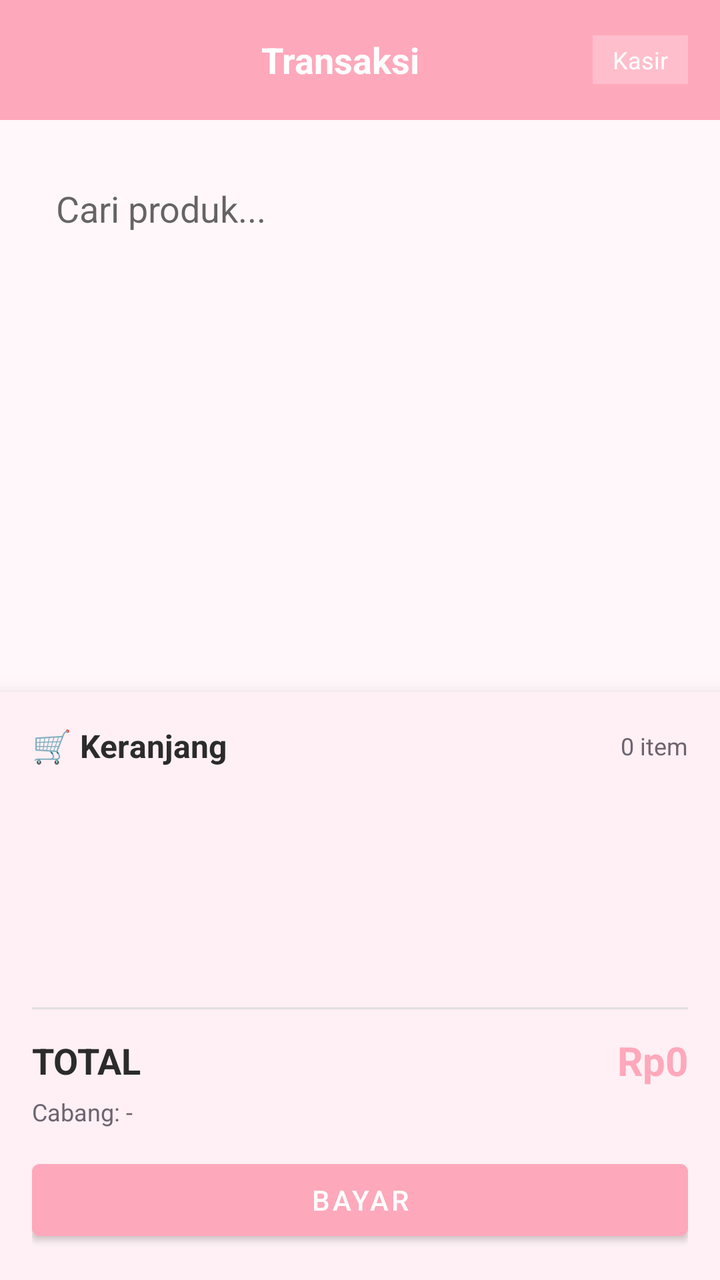
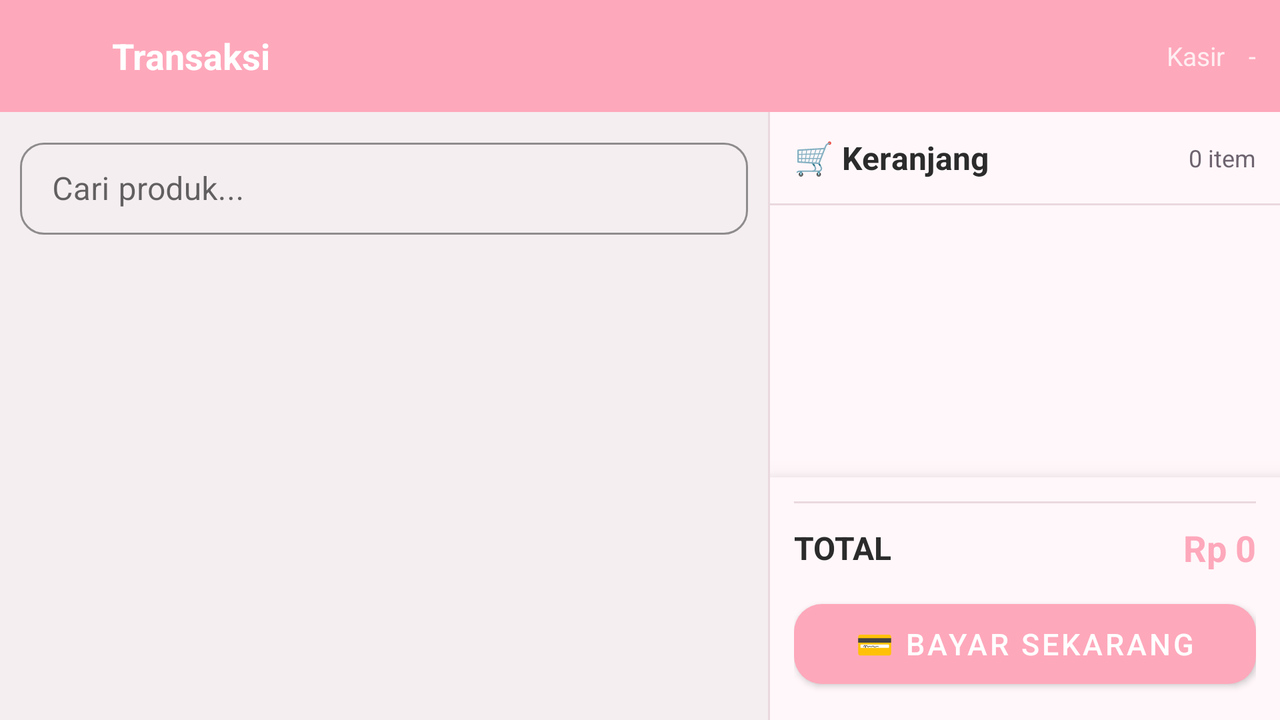

Two renders of one Android screen. The first uses the default layout on a phone; the second uses the alternative layout the repository ships for a different screen configuration, on a matching device. The two XML files are below.
<!-- AndroidManifest.xml: application theme Theme.SelarasPOS -->
<!-- res/layout/activity_transaksi.xml -->
<?xml version="1.0" encoding="utf-8"?>
<LinearLayout xmlns:android="http://schemas.android.com/apk/res/android"
    xmlns:app="http://schemas.android.com/apk/res-auto"
    android:layout_width="match_parent"
    android:layout_height="match_parent"
    android:orientation="vertical"
    android:background="@color/surface">

    
    <LinearLayout
        android:layout_width="match_parent"
        android:layout_height="60dp"
        android:background="@color/primary"
        android:orientation="horizontal"
        android:paddingHorizontal="16dp"
        android:gravity="center_vertical">

        <ImageView
            android:id="@+id/btnKembali"
            android:layout_width="28dp"
            android:layout_height="28dp"
            android:src="@drawable/ic_back"
            android:tint="@color/white" />

        <TextView
            android:layout_width="0dp"
            android:layout_height="wrap_content"
            android:layout_weight="1"
            android:text="Transaksi"
            android:textSize="18sp"
            android:textStyle="bold"
            android:textColor="@color/white"
            android:gravity="center" />

        <TextView
            android:id="@+id/tvNamaKasir"
            android:layout_width="wrap_content"
            android:layout_height="wrap_content"
            android:text="Kasir"
            android:textSize="12sp"
            android:textColor="@color/white"
            android:background="#40FFFFFF"
            android:paddingHorizontal="10dp"
            android:paddingVertical="4dp"
            android:gravity="center" />

    </LinearLayout>

    
    <HorizontalScrollView
        android:layout_width="match_parent"
        android:layout_height="wrap_content"
        android:layout_marginTop="8dp"
        android:layout_marginBottom="4dp"
        android:scrollbars="none">

        <com.google.android.material.chip.ChipGroup
            android:id="@+id/chipGroupKategori"
            android:layout_width="wrap_content"
            android:layout_height="wrap_content"
            android:paddingHorizontal="12dp"
            android:paddingVertical="4dp" />

    </HorizontalScrollView>

    
    <EditText
        android:id="@+id/etSearchTrx"
        android:layout_width="match_parent"
        android:layout_height="wrap_content"
        android:hint="Cari produk..."
        android:padding="12dp"
        android:layout_marginHorizontal="16dp"
        android:layout_marginBottom="8dp"
        android:background="@drawable/bg_search" />

    
    <androidx.recyclerview.widget.RecyclerView
        android:id="@+id/rvProdukTrx"
        android:layout_width="match_parent"
        android:layout_height="0dp"
        android:layout_weight="1"
        android:paddingHorizontal="8dp"
        android:clipToPadding="false" />

    
    <LinearLayout
        android:layout_width="match_parent"
        android:layout_height="wrap_content"
        android:orientation="vertical"
        android:background="@color/surface_variant"
        android:elevation="10dp"
        android:padding="16dp">

        <LinearLayout
            android:layout_width="match_parent"
            android:layout_height="wrap_content"
            android:orientation="horizontal"
            android:gravity="center_vertical">

            <TextView
                android:layout_width="0dp"
                android:layout_height="wrap_content"
                android:layout_weight="1"
                android:text="🛒 Keranjang"
                android:textSize="16sp"
                android:textStyle="bold"
                android:textColor="@color/text_primary" />

            <TextView
                android:id="@+id/tvJumlahItem"
                android:layout_width="wrap_content"
                android:layout_height="wrap_content"
                android:text="0 item"
                android:textSize="12sp"
                android:textColor="@color/text_secondary" />

        </LinearLayout>

        <androidx.recyclerview.widget.RecyclerView
            android:id="@+id/rvKeranjang"
            android:layout_width="match_parent"
            android:layout_height="100dp"
            android:layout_marginTop="8dp"
            android:nestedScrollingEnabled="true" />

        <View
            android:layout_width="match_parent"
            android:layout_height="1dp"
            android:background="#E0E0E0"
            android:layout_marginVertical="12dp" />

        <LinearLayout
            android:layout_width="match_parent"
            android:layout_height="wrap_content"
            android:orientation="horizontal"
            android:gravity="center_vertical">

            <TextView
                android:layout_width="0dp"
                android:layout_height="wrap_content"
                android:layout_weight="1"
                android:text="TOTAL"
                android:textSize="18sp"
                android:textStyle="bold"
                android:textColor="@color/text_primary" />

            <TextView
                android:id="@+id/tvTotalKeranjang"
                android:layout_width="wrap_content"
                android:layout_height="wrap_content"
                android:text="Rp0"
                android:textSize="20sp"
                android:textStyle="bold"
                android:textColor="@color/primary" />

        </LinearLayout>

        <TextView
            android:id="@+id/tvCabangTrx"
            android:layout_width="match_parent"
            android:layout_height="wrap_content"
            android:text="Cabang: -"
            android:textSize="12sp"
            android:textColor="@color/text_secondary"
            android:layout_marginTop="4dp" />

        <Button
            android:id="@+id/btnBayar"
            android:layout_width="match_parent"
            android:layout_height="48dp"
            android:text="BAYAR"
            android:textSize="14sp"
            android:textColor="@color/white"
            android:backgroundTint="@color/primary"
            android:layout_marginTop="12dp" />

    </LinearLayout>

</LinearLayout>
<!-- resources referenced by this layout -->
<resources>
  <color name="primary">#FEA8BB</color>
  <color name="surface">#FFF7FA</color>
  <color name="surface_variant">#FEF0F4</color>
  <color name="text_primary">#2B2B2B</color>
  <color name="text_secondary">#6E6470</color>
  <color name="white">#FFFFFF</color>
  <style name="Theme.SelarasPOS" parent="Theme.MaterialComponents.Light.NoActionBar">
          
          <item name="colorPrimary">@color/primary</item>
          <item name="colorPrimaryDark">@color/primary_dark</item>
          <item name="android:colorBackground">@color/background</item>
          <item name="android:textColorPrimary">@color/text_primary</item>
      </style>
  <color name="primary_dark">#E78FA5</color>
  <color name="background">#E9DCE3</color>
</resources>
<!-- res/layout-land/activity_transaksi.xml (the repository's variant of the layout above) -->
<!-- drawn on the phone turned sideways -->
<?xml version="1.0" encoding="utf-8"?>
<androidx.constraintlayout.widget.ConstraintLayout
    xmlns:android="http://schemas.android.com/apk/res/android"
    xmlns:app="http://schemas.android.com/apk/res-auto"
    android:layout_width="match_parent"
    android:layout_height="match_parent"
    android:background="@color/background_light">

    
    <LinearLayout
        android:id="@+id/toolbarTrx"
        android:layout_width="0dp"
        android:layout_height="56dp"
        android:orientation="horizontal"
        android:background="@color/primary"
        android:gravity="center_vertical"
        android:paddingHorizontal="12dp"
        app:layout_constraintTop_toTopOf="parent"
        app:layout_constraintStart_toStartOf="parent"
        app:layout_constraintEnd_toEndOf="parent">

        <ImageButton
            android:id="@+id/btnKembali"
            android:layout_width="36dp"
            android:layout_height="36dp"
            android:src="@drawable/ic_back"
            android:background="?attr/selectableItemBackgroundBorderless"
            app:tint="@color/text_on_primary" />

        <TextView
            android:layout_width="0dp"
            android:layout_height="wrap_content"
            android:layout_weight="1"
            android:text="Transaksi"
            android:textSize="18sp"
            android:textStyle="bold"
            android:textColor="@color/text_on_primary"
            android:layout_marginStart="8dp" />

        <TextView
            android:id="@+id/tvNamaKasir"
            android:layout_width="wrap_content"
            android:layout_height="wrap_content"
            android:text="Kasir"
            android:textSize="13sp"
            android:textColor="#CCFFFFFF" />

        <TextView
            android:id="@+id/tvCabangTrx"
            android:layout_width="wrap_content"
            android:layout_height="wrap_content"
            android:text="-"
            android:textSize="13sp"
            android:textColor="#CCFFFFFF"
            android:layout_marginStart="12dp" />
    </LinearLayout>

    
    <LinearLayout
        android:id="@+id/layoutKiriTrx"
        android:layout_width="0dp"
        android:layout_height="0dp"
        android:orientation="vertical"
        android:background="@color/background_light"
        app:layout_constraintTop_toBottomOf="@id/toolbarTrx"
        app:layout_constraintBottom_toBottomOf="parent"
        app:layout_constraintStart_toStartOf="parent"
        app:layout_constraintEnd_toStartOf="@id/dividerTrx"
        app:layout_constraintWidth_percent="0.60">

        
        <com.google.android.material.textfield.TextInputLayout
            android:id="@+id/tilSearchTrx"
            style="@style/Widget.MaterialComponents.TextInputLayout.OutlinedBox"
            android:layout_width="match_parent"
            android:layout_height="wrap_content"
            android:layout_marginHorizontal="10dp"
            android:layout_marginTop="10dp"
            android:hint="Cari produk..."
            app:boxCornerRadiusTopStart="12dp"
            app:boxCornerRadiusTopEnd="12dp"
            app:boxCornerRadiusBottomStart="12dp"
            app:boxCornerRadiusBottomEnd="12dp"
            app:boxStrokeColor="@color/primary"
            app:hintTextColor="@color/primary">

            <com.google.android.material.textfield.TextInputEditText
                android:id="@+id/etSearchTrx"
                android:layout_width="match_parent"
                android:layout_height="46dp"
                android:textColor="@color/text_primary" />
        </com.google.android.material.textfield.TextInputLayout>

        
        <HorizontalScrollView
            android:layout_width="match_parent"
            android:layout_height="wrap_content"
            android:scrollbars="none"
            android:layout_marginTop="8dp"
            android:paddingHorizontal="10dp">

            <com.google.android.material.chip.ChipGroup
                android:id="@+id/chipGroupKategori"
                android:layout_width="wrap_content"
                android:layout_height="wrap_content"
                app:singleSelection="true"
                app:chipSpacing="8dp" />
        </HorizontalScrollView>

        
        <TextView
            android:id="@+id/tvEmptyProdukTrx"
            android:layout_width="match_parent"
            android:layout_height="wrap_content"
            android:text="Tidak ada produk"
            android:textSize="14sp"
            android:textColor="@color/text_secondary"
            android:gravity="center"
            android:layout_marginTop="40dp"
            android:visibility="gone" />

        <androidx.recyclerview.widget.RecyclerView
            android:id="@+id/rvProdukTrx"
            android:layout_width="match_parent"
            android:layout_height="0dp"
            android:layout_weight="1"
            android:layout_marginTop="8dp"
            android:paddingHorizontal="6dp"
            android:paddingBottom="8dp"
            android:clipToPadding="false" />
    </LinearLayout>

    
    <View
        android:id="@+id/dividerTrx"
        android:layout_width="1dp"
        android:layout_height="0dp"
        android:background="@color/divider"
        app:layout_constraintTop_toBottomOf="@id/toolbarTrx"
        app:layout_constraintBottom_toBottomOf="parent"
        app:layout_constraintStart_toEndOf="@id/layoutKiriTrx"
        app:layout_constraintEnd_toStartOf="@id/layoutKananTrx" />

    
    <LinearLayout
        android:id="@+id/layoutKananTrx"
        android:layout_width="0dp"
        android:layout_height="0dp"
        android:orientation="vertical"
        android:background="@color/surface"
        app:layout_constraintTop_toBottomOf="@id/toolbarTrx"
        app:layout_constraintBottom_toBottomOf="parent"
        app:layout_constraintEnd_toEndOf="parent"
        app:layout_constraintStart_toEndOf="@id/dividerTrx">

        
        <LinearLayout
            android:layout_width="match_parent"
            android:layout_height="wrap_content"
            android:orientation="horizontal"
            android:padding="12dp"
            android:background="@color/surface"
            android:gravity="center_vertical">

            <TextView
                android:layout_width="0dp"
                android:layout_height="wrap_content"
                android:layout_weight="1"
                android:text="🛒 Keranjang"
                android:textSize="16sp"
                android:textStyle="bold"
                android:textColor="@color/text_primary" />

            <TextView
                android:id="@+id/tvJumlahItem"
                android:layout_width="wrap_content"
                android:layout_height="wrap_content"
                android:text="0 item"
                android:textSize="12sp"
                android:textColor="@color/text_secondary" />
        </LinearLayout>

        <View
            android:layout_width="match_parent"
            android:layout_height="1dp"
            android:background="@color/divider" />

        
        <androidx.recyclerview.widget.RecyclerView
            android:id="@+id/rvKeranjang"
            android:layout_width="match_parent"
            android:layout_height="0dp"
            android:layout_weight="1" />

        
        <LinearLayout
            android:layout_width="match_parent"
            android:layout_height="wrap_content"
            android:orientation="vertical"
            android:padding="12dp"
            android:background="@color/surface"
            android:elevation="8dp">

            <View
                android:layout_width="match_parent"
                android:layout_height="1dp"
                android:background="@color/divider"
                android:layout_marginBottom="10dp" />

            <LinearLayout
                android:layout_width="match_parent"
                android:layout_height="wrap_content"
                android:orientation="horizontal"
                android:gravity="center_vertical">

                <TextView
                    android:layout_width="0dp"
                    android:layout_height="wrap_content"
                    android:layout_weight="1"
                    android:text="TOTAL"
                    android:textSize="16sp"
                    android:textStyle="bold"
                    android:textColor="@color/text_primary" />

                <TextView
                    android:id="@+id/tvTotalKeranjang"
                    android:layout_width="wrap_content"
                    android:layout_height="wrap_content"
                    android:text="Rp 0"
                    android:textSize="18sp"
                    android:textStyle="bold"
                    android:textColor="@color/primary" />
            </LinearLayout>

            <com.google.android.material.button.MaterialButton
                android:id="@+id/btnBayar"
                android:layout_width="match_parent"
                android:layout_height="52dp"
                android:text="💳 BAYAR SEKARANG"
                android:textSize="15sp"
                android:textColor="@color/text_on_primary"
                android:layout_marginTop="10dp"
                app:backgroundTint="@color/primary"
                app:cornerRadius="14dp" />
        </LinearLayout>
    </LinearLayout>

</androidx.constraintlayout.widget.ConstraintLayout>
<!-- resources referenced by the variant -->
<!-- as the phone turned sideways resolves them -->
<resources>
  <color name="background_light">#F4EEF1</color>
  <color name="divider">#EAD8DF</color>
  <color name="primary">#FEA8BB</color>
  <color name="surface">#FFF7FA</color>
  <color name="text_on_primary">#FFFFFF</color>
  <color name="text_primary">#2B2B2B</color>
  <color name="text_secondary">#6E6470</color>
  <style name="Theme.SelarasPOS" parent="Theme.MaterialComponents.Light.NoActionBar">
          
          <item name="colorPrimary">@color/primary</item>
          <item name="colorPrimaryDark">@color/primary_dark</item>
          <item name="android:colorBackground">@color/background</item>
          <item name="android:textColorPrimary">@color/text_primary</item>
      </style>
  <color name="primary_dark">#E78FA5</color>
  <color name="background">#E9DCE3</color>
</resources>
